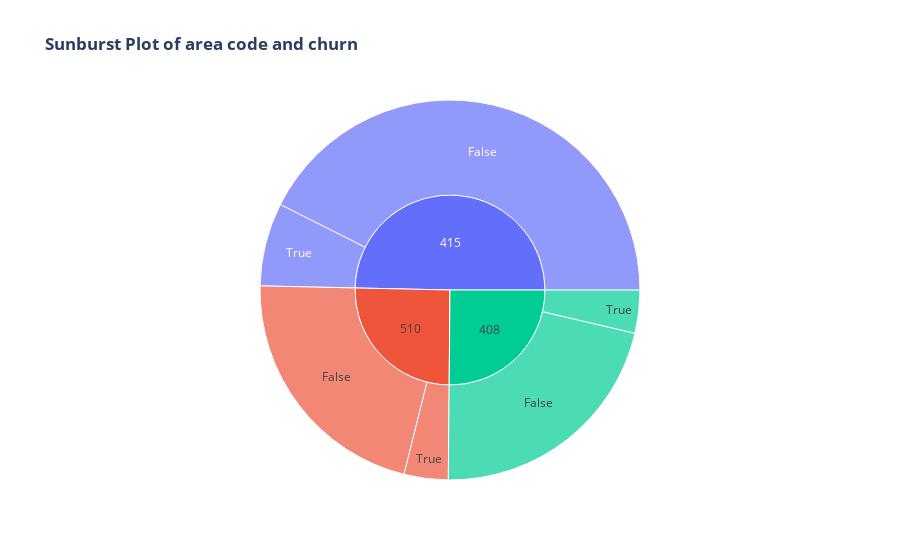

Write notebook code for a chart like this one.
### Code cell
fig = px.sunburst(df, path=['area code', 'churn'], title='<b>Sunburst Plot of area code and churn<b>')
iplot(fig)

### Figure 1 — Plotly figure (JSON) as saved in the notebook; plotly's stock layout.template omitted (floating-point values rounded to 4 significant figures)
{"data": [{"branchvalues": "total", "domain": {"x": [0, 1], "y": [0, 1]}, "hovertemplate": "labels=%{label}<br>count=%{value}<br>parent=%{parent}<br>id=%{id}<extra></extra>", "ids": ["408/False", "415/False", "510/False", "408/True", "415/True", "510/True", "408", "415", "510"], "labels": ["False", "False", "False", "True", "True", "True", "408", "415", "510"], "name": "", "parents": ["408", "415", "510", "408", "415", "510", "", "", ""], "type": "sunburst", "values": [716, 1419, 715, 122, 236, 125, 838, 1655, 840]}], "layout": {"legend": {"tracegroupgap": 0}, "title": {"text": "<b>Sunburst Plot of area code and churn<b>"}}}
